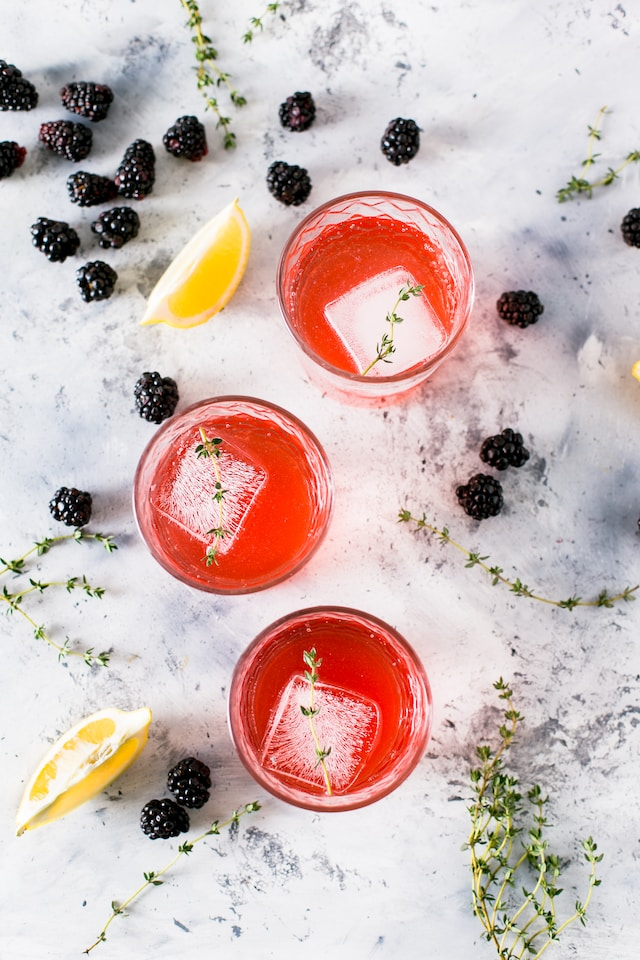
#> input picture CV-5/Lab2/Resources/cocktail.jpg, 640 x 960 px, found by its file name
$ python Q2.py
#> lines starting #> are read from the running program, lines starting #| are printed output that depends on the picture
import cv2 as cv
import numpy as np
import matplotlib.pyplot as plt
def find_nearest_above(my_array, target):
    diff = my_array - target
    mask = np.ma.less_equal(diff, -1)
    # We need to mask the negative differences
    # since we are looking for values above
    if np.all(mask):
        c = np.abs(diff).argmin()
        return c # returns min index of the nearest if target is greater than any value
    masked_diff = np.ma.masked_array(diff, mask)
    return masked_diff.argmin()


def hist_match(original, specified):
    oldshape = original.shape
    original = original.ravel()
    specified = specified.ravel()

    # get the set of unique pixel values and their corresponding indices and counts
    s_values, bin_idx, s_counts = np.unique(original, return_inverse=True, return_counts=True)
    t_values, t_counts = np.unique(specified, return_counts=True)

    # Calculate s_k for original image
    s_quantiles = np.cumsum(s_counts).astype(np.float64)
    s_quantiles /= s_quantiles[-1]

    # Calculate s_k for specified image
    t_quantiles = np.cumsum(t_counts).astype(np.float64)
    t_quantiles /= t_quantiles[-1]

    # Round the values
    sour = np.around(s_quantiles * 255)
    temp = np.around(t_quantiles * 255)

    # Map the rounded values
    b = []
    for data in sour[:]:
        b.append(find_nearest_above(temp, data))
    b = np.array(b, dtype='uint8')

    return b[bin_idx].reshape(oldshape)


# Load the images in greyscale
original = cv.imread('Resources\\cocktail.jpg', 0)
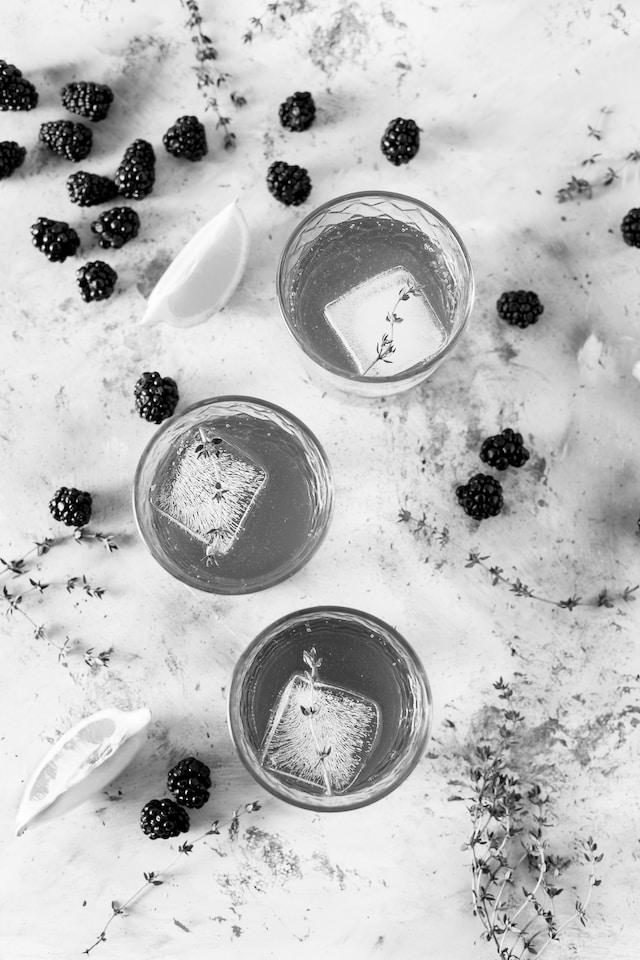
#> original: shape (960, 640); min 0, max 255, mean 190.8
specified = cv.imread('Resources\\landscape.jpg', 0)
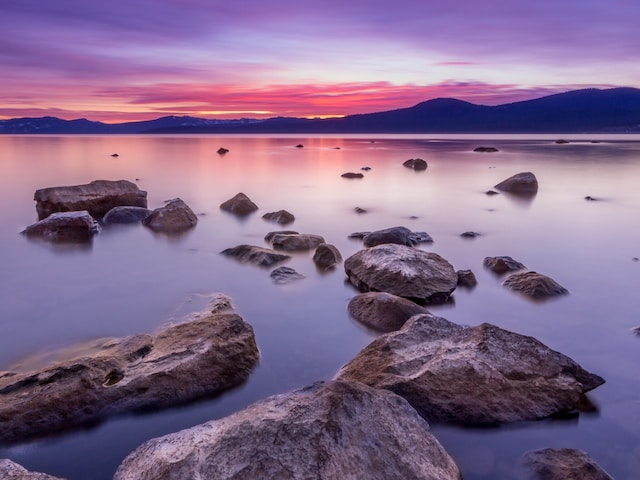
#> input picture CV-5/Lab2/Resources/landscape.jpg, 640 x 480 px, found by its file name
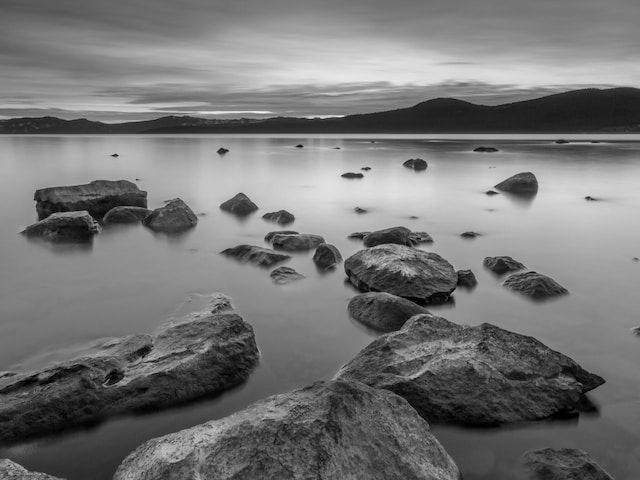
#> specified: shape (480, 640); min 0, max 247, mean 117.7

# perform Histogram Matching
new = hist_match(original, specified)
#> in hist_match, `s_values, bin_idx, s_counts = np.unique(original, return_inverse=True,..`: s_values = 256 values from 0 to 255; s_counts = 256 values, max 15248 at index 236, min 82 at index 254, mean 2400
#> in hist_match, `t_values, t_counts = np.unique(specified, return_counts=True)`: t_values = 240 values from 0 to 247; t_counts = 240 values, max 2987 at index 124, min 1 at index 233, mean 1280
#> in hist_match, `s_quantiles = np.cumsum(s_counts).astype(np.float64)`: s_quantiles = 256 values from 3096 to 614400
#> in hist_match, `s_quantiles /= s_quantiles[-1]`: s_quantiles = 256 values from 0.00504 to 1
#> in hist_match, `t_quantiles = np.cumsum(t_counts).astype(np.float64)`: t_quantiles = 240 values from 116 to 307200
#> in hist_match, `t_quantiles /= t_quantiles[-1]`: t_quantiles = 240 values from 0.000378 to 1
#> in hist_match, `sour = np.around(s_quantiles * 255)`: sour = 256 values from 1 to 255
#> in hist_match, `temp = np.around(t_quantiles * 255)`: temp = 240 values from 0 to 255
#> the loop in hist_match, `for data in sour[:]:` made 256 passes
#> data on passes 4 to 6: 2, 3, 3
#> after the loop in hist_match, `for data in sour[:]:`: b = 256 values from 5 to 225
#> in hist_match, `return b[bin_idx].reshape(oldshape)`:
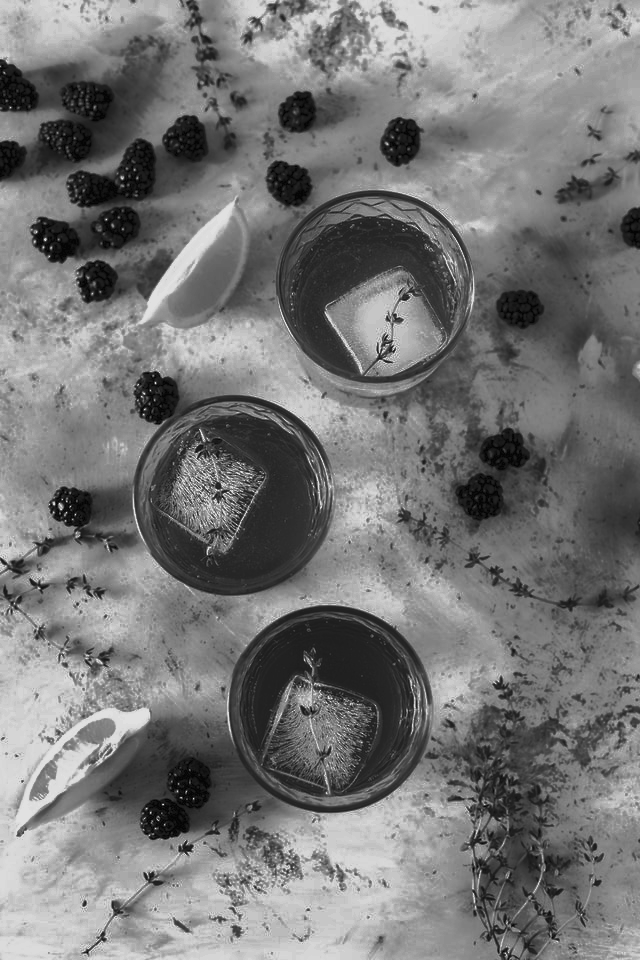
#> returned value: shape (960, 640); min 5, max 225, mean 118.4

# Display the image
cv.imshow('New', np.array(new, dtype='uint8'))
cv.imshow('OG', original)
cv.imshow('Spec', specified)

gray = cv.calcHist([original],[0],None,[256],[0,256])
#> gray has the same summary as s_counts in hist_match
plt.subplot(3,1,1)
plt.plot(gray,color='r')
plt.title('Og Grayscale Histogram')
plt.xlim([0,256])

gray_1 = cv.calcHist([specified],[0],None,[256],[0,256])
#> gray_1 = 256 values, max 2987 at index 124, min 0 at index 235, mean 1200
plt.subplot(3,1,2)
plt.plot(gray_1, color='b')
plt.title('Ref Grayscale Histogram')
plt.xlim([0,256])

gray_2 = cv.calcHist([new],[0],None,[256],[0,256])
#> gray_2 = 256 values, max 15248 at index 179, min 0 at index 0, mean 2400
plt.subplot(3,1,3)
plt.plot(gray_2, color='g')
plt.title('NEw Grayscale Histogram')
plt.xlim([0,256])

plt.tight_layout()
plt.show()
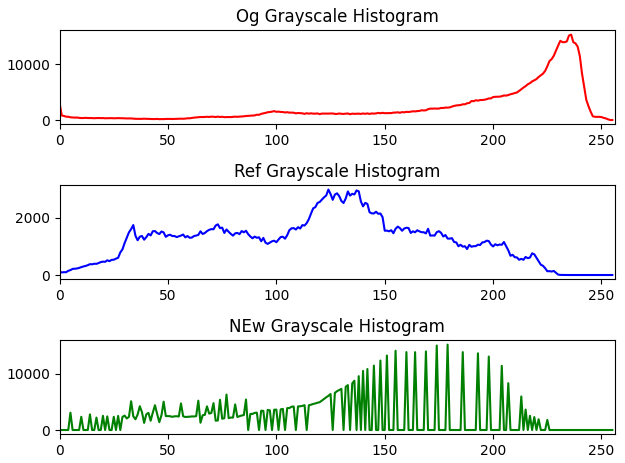
#> figure drawn by matplotlib, 3 panels; panel 1: curve peaks at x = 236, y = 15248; panel 2: curve peaks at x = 124, y = 2987; panel 3: curve peaks at x = 179, y = 15248


cv.waitKey(0)
